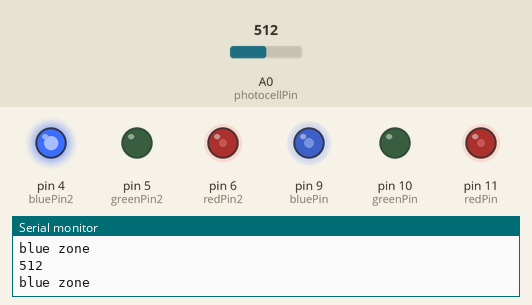
A sketch run on a simulated Arduino Uno, built with avr-gcc and run on an emulated ATmega328P. Shown: output pins drawn as LEDs (lit = HIGH), the last lines printed to the serial monitor. Inputs (shaded band) come from the test bench; at power-on: A0 (photocellPin) = 512.

Above: at 1.8 s.
1.9 s: A0 (photocellPin) set to 486
At 2.5 s:
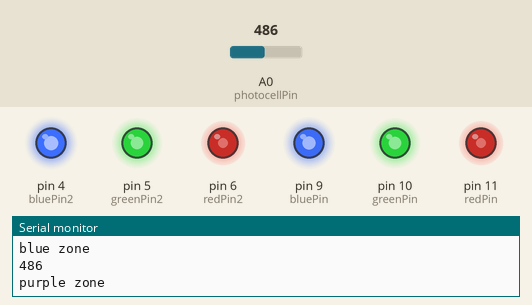
3.5 s: A0 (photocellPin) set to 208
5.2 s: A0 (photocellPin) set to 188
At 6.9 s:
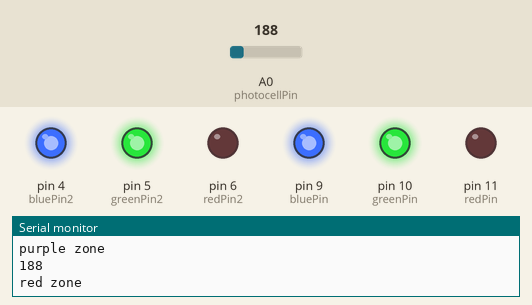
7.5 s: A0 (photocellPin) set to 810
At 8.4 s:
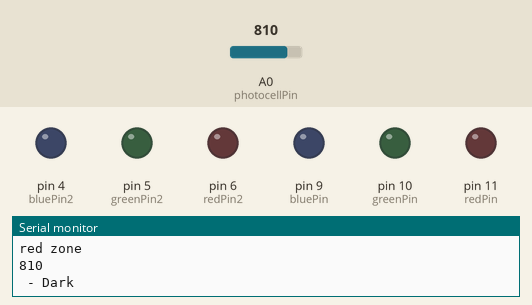
9.5 s: A0 (photocellPin) set to 787
At 11.2 s:
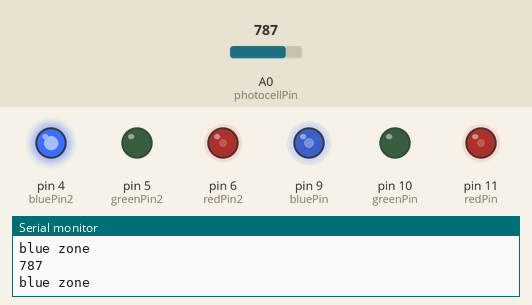
11.5 s: A0 (photocellPin) set to 900
At 12.7 s:
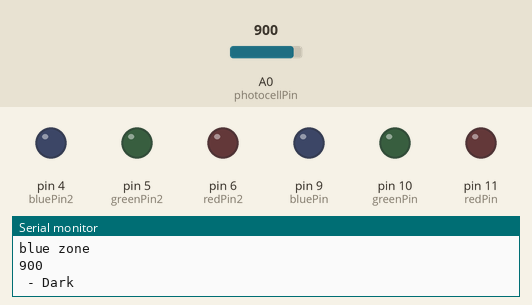
Timing chart, 0 to 14.5 s (numbered marks = the images above; inputs shaded):
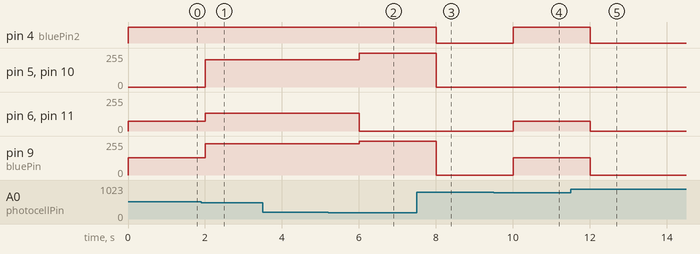

Measured:
- the behaviour switches between 500 and 499 on A0 (photocellPin) (found by bisection; images 0 and 1)
- the behaviour switches between 200 and 199 on A0 (photocellPin) (found by bisection; images 1 and 2)
- the behaviour switches between 800 and 799 on A0 (photocellPin) (found by bisection; images 3 and 4)
- after the input at 1.9 s, pin 5 (greenPin2), pin 10 (greenPin): 0/255 → 206/255 after 0.10 s; pin 6 (redPin2), pin 11 (redPin): 75/255 → 135/255 after 0.10 s; pin 9 (bluePin): 130/255 → 235/255 after 0.10 s
- after the input at 5.2 s, pin 5 (greenPin2), pin 10 (greenPin): 206/255 → 255/255 after 0.80 s; pin 6 (redPin2), pin 11 (redPin): 135/255 → 0/255 after 0.80 s; pin 9 (bluePin): 235/255 → 255/255 after 0.80 s
- after the input at 7.5 s, pin 4 (bluePin2): HIGH → LOW after 0.50 s; pin 5 (greenPin2), pin 9 (bluePin), pin 10 (greenPin): 255/255 → 0/255 after 0.50 s
- after the input at 9.5 s, pin 4 (bluePin2): LOW → HIGH after 0.51 s; pin 6 (redPin2), pin 11 (redPin): 0/255 → 75/255 after 0.51 s; pin 9 (bluePin): 0/255 → 130/255 after 0.51 s
- after the input at 11.5 s, pin 4 (bluePin2): HIGH → LOW after 0.51 s; pin 6 (redPin2), pin 11 (redPin): 75/255 → 0/255 after 0.51 s; pin 9 (bluePin): 130/255 → 0/255 after 0.51 s

The sketch:

RGB_LED_Photo_Cell.ino
```cpp
int photocellPin = 0;     // the cell and 10K pulldown are connected to a0
int photocellReading;     // the analog reading from the sensor divider

int redPin = 11;
int greenPin = 10;
int bluePin = 9;

int redPin2 = 6;
int greenPin2 = 5;
int bluePin2 = 4;

void setup(void) {
  pinMode(redPin, OUTPUT);
  pinMode(greenPin, OUTPUT);
  pinMode(bluePin, OUTPUT);

  pinMode(redPin2, OUTPUT);
  pinMode(greenPin2, OUTPUT);
  pinMode(bluePin2, OUTPUT);

  Serial.begin(9600);
}

void loop(void) {
  photocellReading = analogRead(photocellPin);
  Serial.println(photocellReading);
  setColor(photocellReading);
}

void setColor(int pr)
{
  if (pr < 10) {
    Serial.println(" - Very bright");
  } else if (pr > 10 && pr < 200) {
    Serial.println("red zone");
    analogWrite(redPin, 0);
    analogWrite(greenPin, 255);
    analogWrite(bluePin, 255);

    analogWrite(redPin2, 0);
    analogWrite(greenPin2, 255);
    analogWrite(bluePin2, 255);
  } else if (pr > 200 && pr < 500) {
    Serial.println("purple zone");
    analogWrite(redPin, 0x87);
    analogWrite(greenPin, 0xCE);
    analogWrite(bluePin, 0xEB);

    analogWrite(redPin2, 0x87);
    analogWrite(greenPin2, 0xCE);
    analogWrite(bluePin2, 0xEB);
  } else if (pr > 500 && pr < 800) {
    Serial.println("blue zone");
    analogWrite(redPin, 0x4B);
    analogWrite(greenPin, 0x0);
    analogWrite(bluePin, 0x82);

    analogWrite(redPin2, 0x4B);
    analogWrite(greenPin2, 0x0);
    analogWrite(bluePin2, 0x82);
  } else if(pr > 800) {
    analogWrite(redPin, 0);
    analogWrite(greenPin, 0);
    analogWrite(bluePin, 0);

    analogWrite(redPin2, 0);
    analogWrite(greenPin2, 0);
    analogWrite(bluePin2, 0);

    Serial.println(" - Dark");
  }
  delay(1000);
}

\
```
